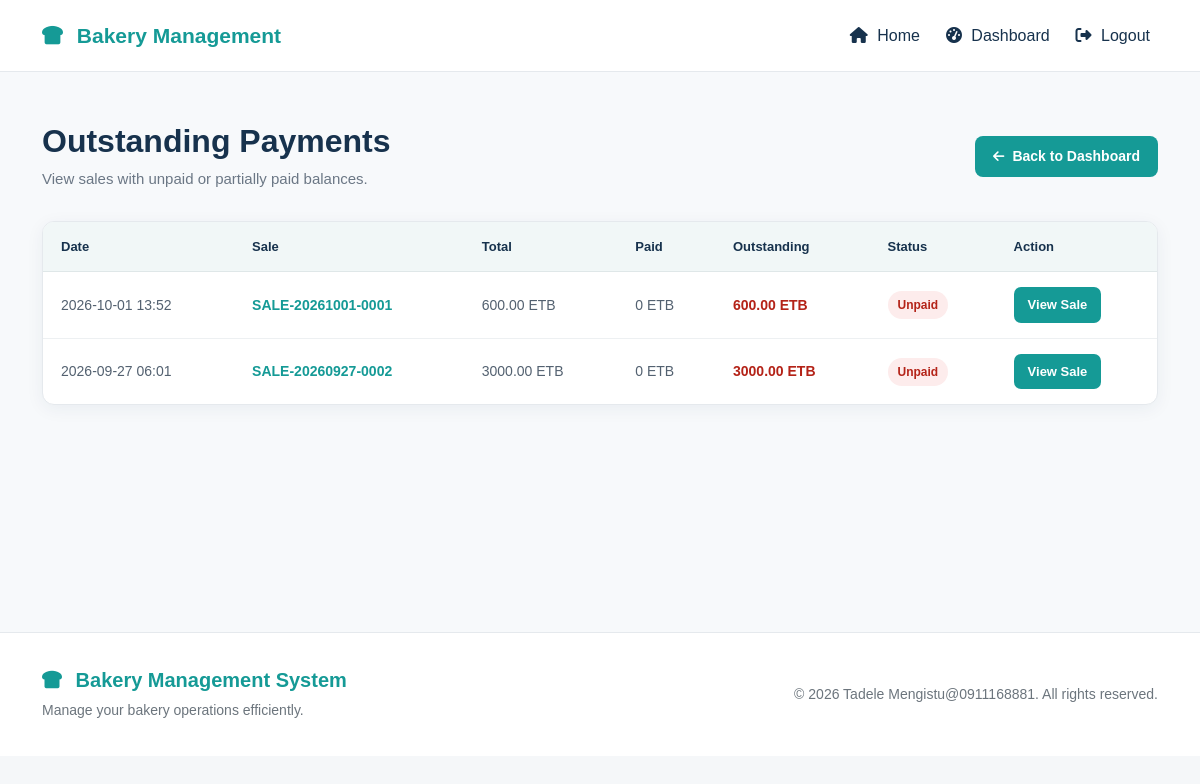
Page /outstanding-payments/ (signed in) on the committed database.
### bekapp/models.py (models this page shows, shortened)
class Sale(models.Model):
    class PaymentStatus(models.TextChoices):
        UNPAID = "UNPAID", "Unpaid"
        PARTIAL = "PARTIAL", "Partially Paid"
        PAID = "PAID", "Paid"
        REFUNDED = "REFUNDED", "Refunded"
    sale_number = models.CharField(
        max_length=30,
        unique=True,
    )
    sale_date = models.DateTimeField(
        auto_now_add=True,
    )
    cashier = models.ForeignKey(
        User,
        on_delete=models.PROTECT,
        related_name="sales",
    )
    payment_status = models.CharField(
        max_length=20,
        choices=PaymentStatus.choices,
        default=PaymentStatus.UNPAID,
    )
    subtotal = models.DecimalField(
        max_digits=12,
        decimal_places=2,
        default=0,
    )
    discount = models.DecimalField(
        max_digits=12,
        decimal_places=2,
        default=0,
    )
    total_amount = models.DecimalField(
        max_digits=12,
        decimal_places=2,
        default=0,
    )
    notes = models.TextField(blank=True)
    created_at = models.DateTimeField(
        auto_now_add=True,
    )
    updated_at = models.DateTimeField(
        auto_now=True,
    )
    class Meta:
        ordering = ["-sale_date"]

### bekapp/views.py (the view)
def outstanding_payments(request):
    if not request.user.is_authenticated:
        return redirect('login')
    if request.user.role not in [
        'OWNER',
        'CASHIER'
    ]:
        return redirect('dashboard')
    sales = Sale.objects.prefetch_related(
        'payments'
    ).exclude(
        payment_status=Sale.PaymentStatus.PAID
    ).order_by(
        '-sale_date'
    )
    outstanding_sales = []
    for sale in sales:
        paid_amount = sum(
            payment.amount
            for payment in sale.payments.filter(
                status=Payment.Status.PAID
            )
        )
        remaining_amount = sale.total_amount - paid_amount
        if remaining_amount > 0:
            outstanding_sales.append({
                'sale': sale,
                'paid_amount': paid_amount,
                'remaining_amount': remaining_amount,
            })
    return render(
        request,
        'bekapp/outstanding_payments.html',
        {
            'outstanding_sales': outstanding_sales,
        }
    )

### bekapp/templates/bekapp/outstanding_payments.html (shortened to what this page needs)
{% extends 'bekapp/base.html' %}
{% load static %}
{% block extra_css %}
<link
    rel="stylesheet"
    href="{% static 'bekapp/css/outstanding-payments.css' %}"
>
{% endblock %}
{% block content %}
<section class="outstanding-payments-page">
    <div class="container">
        <div class="outstanding-payments-header">
            <div class="outstanding-header-top">
                <div>
                    <h1>Outstanding Payments</h1>
                    <p>
                        View sales with unpaid or partially paid balances.
                    </p>
                </div>
                <a
                    href="{% url 'cashier_dashboard' %}"
                    class="outstanding-back-button"
                >
                    <i class="fas fa-arrow-left"></i>
                    Back to Dashboard
                </a>
            </div>
        </div>
        <div class="outstanding-payments-card">
            {% if outstanding_sales %}
                <div class="outstanding-table-wrapper">
                    <table class="outstanding-table">
                        <thead>
                            <tr>
                                <th>Date</th>
                                <th>Sale</th>
                                <th>Total</th>
                                <th>Paid</th>
                                <th>Outstanding</th>
                                <th>Status</th>
                                <th>Action</th>
                            </tr>
                        </thead>
                        <tbody>
                            {% for item in outstanding_sales %}
                                <tr>
                                    <td>
                                        {{ item.sale.sale_date|date:"Y-m-d H:i" }}
                                    </td>
                                    <td>
                                        <span class="outstanding-sale-number">
                                            {{ item.sale.sale_number }}
                                        </span>
                                    </td>
                                    <td>
                                        {{ item.sale.total_amount }} ETB
                                    </td>
                                    <td>
                                        {{ item.paid_amount }} ETB
                                    </td>
                                    <td>
                                        <span class="outstanding-amount">
                                            {{ item.remaining_amount }} ETB
                                        </span>
                                    </td>
                                    <td>
                                        {% if item.sale.payment_status == 'PARTIAL' %}
                                            <span class="outstanding-status partial">
                                                Partially Paid
                                            </span>
                                        {% else %}
                                            <span class="outstanding-status unpaid">
                                                Unpaid
                                            </span>
                                        {% endif %}
                                    </td>
                                    <td>
                                        <a
                                            href="{% url 'sale_detail' sale_id=item.sale.id %}"
                                            class="outstanding-action-button"
                                        >
                                            View Sale
                                        </a>
                                    </td>
                                </tr>
                            {% endfor %}
                        </tbody>
                    </table>
                </div>
            {% endif %}
        </div>
    </div>
</section>
{% endblock %}

### bekapp/static/bekapp/css/style.css (style rules this page uses)
html, body { margin: 0; padding: 0; }
body { min-height: 100vh; background: #f5f7f9; color: #17324d; font-family: Arial, Helvetica, sans-serif; }

### bekapp/static/bekapp/css/outstanding-payments.css (style rules this page uses)
.outstanding-payments-page { padding: 50px 0 70px; background: #f7f9fb; min-height: 70vh; }
.outstanding-payments-header { margin-bottom: 30px; }
.outstanding-header-top { display: flex; align-items: center; justify-content: space-between; gap: 20px; }
.outstanding-payments-header h1 { margin: 0 0 8px; color: #17324d; font-size: 32px; font-weight: 700; }
.outstanding-payments-header p { margin: 0; color: #6b7785; font-size: 15px; }
.outstanding-back-button { display: inline-flex; align-items: center; gap: 8px; padding: 10px 18px; background: #159a96; color: #ffffff; border-radius: 8px; font-size: 14px; font-weight: 600; text-decoration: none; transition: background 0.2s ease, transform 0.2s ease; }
.outstanding-back-button i { font-size: 13px; }
.outstanding-payments-card { background: #ffffff; border: 1px solid #e5e9ed; border-radius: 12px; box-shadow: 0 4px 18px rgba(23, 50, 77, 0.06); overflow: hidden; }
.outstanding-table-wrapper { width: 100%; overflow-x: auto; }
.outstanding-table { width: 100%; min-width: 900px; border-collapse: collapse; }
.outstanding-table thead { background: #f1f7f7; }
.outstanding-table th { padding: 15px 18px; color: #17324d; font-size: 13px; font-weight: 700; text-align: left; white-space: nowrap; border-bottom: 1px solid #dfe7e8; }
.outstanding-table td { padding: 15px 18px; color: #536170; font-size: 14px; border-bottom: 1px solid #edf0f2; vertical-align: middle; }
.outstanding-table tbody tr { transition: background 0.2s ease; }
.outstanding-table tbody tr:last-child td { border-bottom: none; }
.outstanding-sale-number { color: #159a96; font-weight: 700; }
.outstanding-amount { color: #b42318; font-weight: 700; white-space: nowrap; }
.outstanding-status { display: inline-flex; align-items: center; padding: 5px 10px; border-radius: 20px; font-size: 12px; font-weight: 700; white-space: nowrap; }
.outstanding-status.unpaid { background: #fdecec; color: #b42318; }
.outstanding-action-button { display: inline-flex; align-items: center; justify-content: center; padding: 8px 14px; background: #159a96; color: #ffffff; border-radius: 7px; font-size: 13px; font-weight: 600; text-decoration: none; white-space: nowrap; transition: background 0.2s ease, transform 0.2s ease; }

### rows in the picture
Sale: sale.sale_date "2026-10-01 13:52", sale.sale_number "SALE-20261001-0001", sale.total_amount "600.00", paid_amount "0", remaining_amount "600.00", payment_status "Unpaid"
Sale: sale.sale_date "2026-09-27 06:01", sale.sale_number "SALE-20260927-0002", sale.total_amount "3000.00", paid_amount "0", remaining_amount "3000.00", payment_status "Unpaid"
